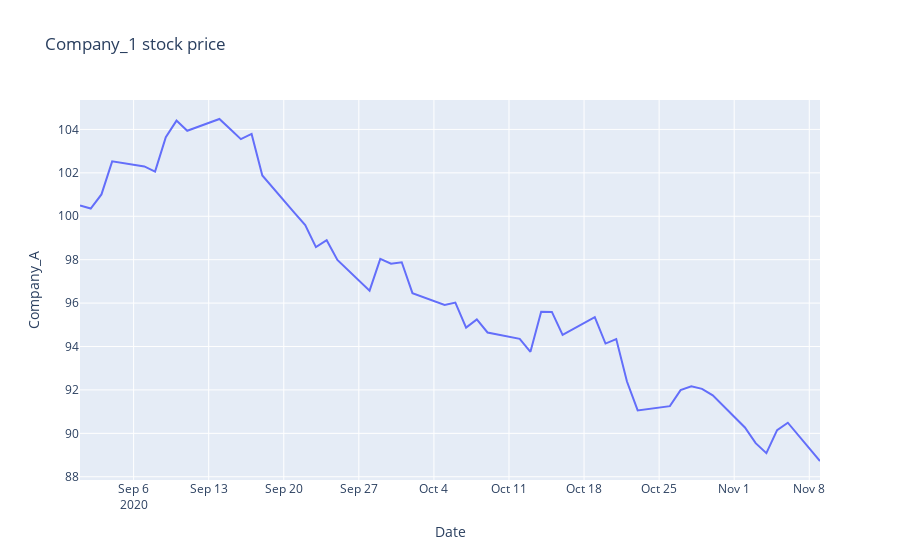

The cell this chart's notebook holds for it:
### Markdown cell above
## Plotly

### Code cell
import numpy as np
import pandas as pd
import plotly.express as px
import plotly.graph_objects as go
# If running in a script outside a notebook, you might need this:
# from plotly.offline import init_notebook_mode; init_notebook_mode(connected=True)

# Data Generation
np.random.seed(42) # Set seed for reproducibility of the example data
returns = np.random.randn(50)
price = 100 + np.cumsum(returns)
# 'B' frequency means Business Day
dates = pd.date_range(start='2020-09-01', periods=50, freq='B') 

# Create DataFrame

df = pd.DataFrame(zip(dates, price), columns=['Date','Company_A'])
# Create the plot using Plotly Express
fig_px = px.line(
    df,
    x='Date',                      # Column for the x-axis
    y='Company_A',                 # Column for the y-axis
    title='Company_1 stock price'  # Sets the main title
)

# Customize axis labels to match the plot (if necessary, though px often labels automatically)
fig_px.update_layout(
    xaxis_title='Date', 
    yaxis_title='Company_A'
)

# Display the plot
fig_px.show()

### Figure 1 — Plotly figure (JSON) as saved in the notebook; plotly's stock layout.template omitted (floating-point values rounded to 4 significant figures)
{"data": [{"hovertemplate": "Date=%{x}<br>Company_A=%{y}<extra></extra>", "legendgroup": "", "line": {"color": "#636efa", "dash": "solid"}, "marker": {"symbol": "circle"}, "mode": "lines", "name": "", "orientation": "v", "showlegend": false, "type": "scatter", "x": ["2020-09-01T00:00:00.000000000", "2020-09-02T00:00:00.000000000", "2020-09-03T00:00:00.000000000", "2020-09-04T00:00:00.000000000", "2020-09-07T00:00:00.000000000", "2020-09-08T00:00:00.000000000", "2020-09-09T00:00:00.000000000", "2020-09-10T00:00:00.000000000", "2020-09-11T00:00:00.000000000", "2020-09-14T00:00:00.000000000", "2020-09-15T00:00:00.000000000", "2020-09-16T00:00:00.000000000", "2020-09-17T00:00:00.000000000", "2020-09-18T00:00:00.000000000", "2020-09-21T00:00:00.000000000", "2020-09-22T00:00:00.000000000", "2020-09-23T00:00:00.000000000", "2020-09-24T00:00:00.000000000", "2020-09-25T00:00:00.000000000", "2020-09-28T00:00:00.000000000", "2020-09-29T00:00:00.000000000", "2020-09-30T00:00:00.000000000", "2020-10-01T00:00:00.000000000", "2020-10-02T00:00:00.000000000", "2020-10-05T00:00:00.000000000", "2020-10-06T00:00:00.000000000", "2020-10-07T00:00:00.000000000", "2020-10-08T00:00:00.000000000", "2020-10-09T00:00:00.000000000", "2020-10-12T00:00:00.000000000", "2020-10-13T00:00:00.000000000", "2020-10-14T00:00:00.000000000", "2020-10-15T00:00:00.000000000", "2020-10-16T00:00:00.000000000", "2020-10-19T00:00:00.000000000", "2020-10-20T00:00:00.000000000", "2020-10-21T00:00:00.000000000", "2020-10-22T00:00:00.000000000", "2020-10-23T00:00:00.000000000", "2020-10-26T00:00:00.000000000", "2020-10-27T00:00:00.000000000", "2020-10-28T00:00:00.000000000", "2020-10-29T00:00:00.000000000", "2020-10-30T00:00:00.000000000", "2020-11-02T00:00:00.000000000", "2020-11-03T00:00:00.000000000", "2020-11-04T00:00:00.000000000", "2020-11-05T00:00:00.000000000", "2020-11-06T00:00:00.000000000", "2020-11-09T00:00:00.000000000"], "xaxis": "x", "y": [100.5, 100.4, 101.0, 102.5, 102.3, 102.1, 103.6, 104.4, 103.9, 104.5, 104.0, 103.6, 103.8, 101.9, 100.2, 99.59, 98.58, 98.89, 97.99, 96.57, 98.04, 97.81, 97.88, 96.46, 95.91, 96.02, 94.87, 95.25, 94.65, 94.36, 93.75, 95.61, 95.59, 94.53, 95.36, 94.14, 94.35, 92.39, 91.06, 91.25, 91.99, 92.16, 92.05, 91.75, 90.27, 89.55, 89.09, 90.15, 90.49, 88.73], "yaxis": "y"}], "layout": {"legend": {"tracegroupgap": 0}, "title": {"text": "Company_1 stock price"}, "xaxis": {"anchor": "y", "domain": [0, 1], "title": {"text": "Date"}}, "yaxis": {"anchor": "x", "domain": [0, 1], "title": {"text": "Company_A"}}}}
